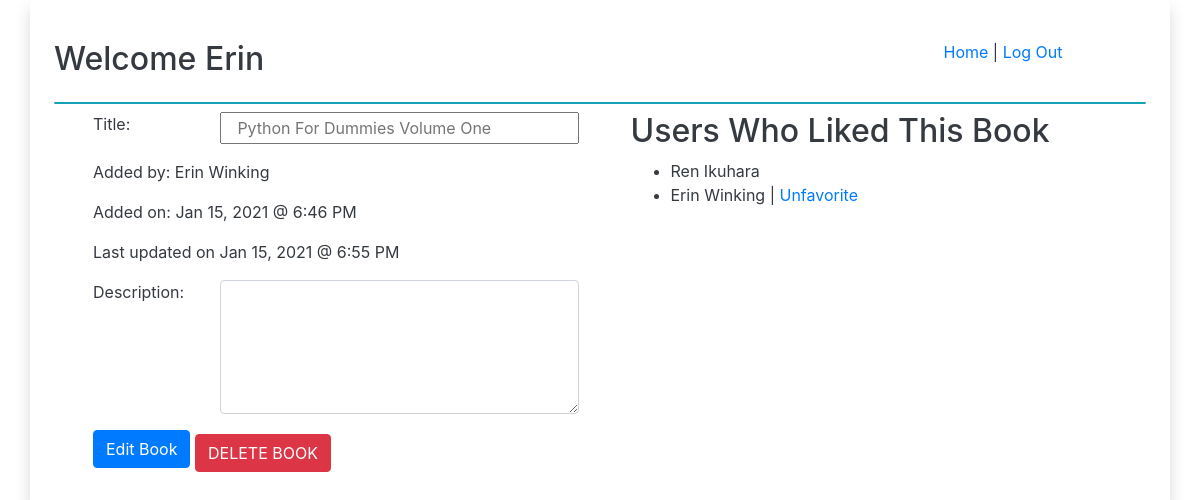
Screenshot of /book/3 (signed in) with the database file from the repository.
### Favorite_Books/models.py (models this page shows)
class Users(models.Model):
    first_name = models.CharField(max_length = 100)
    last_name = models.CharField(max_length = 100)
    email = models.EmailField()
    password = models.CharField(max_length = 255)
    created_at = models.DateTimeField(auto_now_add = True)
    updated_at = models.DateTimeField(auto_now = True)
    objects = ValidationTest()

class Books(models.Model):
    title = models.CharField(max_length = 255)
    description = models.TextField()
    created_at = models.DateTimeField(auto_now_add = True)
    updated_at = models.DateTimeField(auto_now = True)
    uploaded_by = models.ForeignKey(
        Users,
        related_name = "books_added",
        on_delete = CASCADE
    )
    users_who_fav = models.ManyToManyField(
        Users,
        related_name = "fav_books",
    )

### Favorite_Books/views.py (the view)
# urls.py: path('book/<bookid>', views.view_book, name = 'view_book'),
def view_book(request, bookid):
    this_book = Books.objects.get(id = bookid)
    this_user = Users.objects.get(id = request.session['userid'])
    context = {
            'book': this_book,
            'loggedinuser': this_user,
            'pagetitle': this_book.title
        }
    if this_book.uploaded_by.id == this_user.id:
        return render(request, 'html/edit_book_info.html', context)
    else:
        return render(request, 'html/view_book_info.html', context)

### Favorite_Books/templates/html/edit_book_info.html (shortened to what this page needs)
{% extends "html/base.html" %}
{% block content %}
<div class="row ml-3 p-2">
    <div class="col-6">
        <form action="{% url 'edit_book' book.id %}" method="POST">
            <div class="form-group row">
                <label for="editbooktitle" class="col-3 mr-2">Title: </label>
                <input type="text" name="editbooktitle" id="editbooktitle" placeholder="{{ book.title }}" class="col-8">
            </div>
            <p>Added by: {{ book.uploaded_by.first_name }} {{ book.uploaded_by.last_name }}</p>
            <p>Added on: {{ book.created_at|date:"M j, Y @ g:i A" }}</p>
            <p>Last updated on {{ book.updated_at|date:"M j, Y @ g:i A" }}</p>
            <div class="form-group row">
                <label for="editbookdesc" class="col-3 mr-2">Description: </label>
                <textarea name="editbookdesc" id="editbookdesc" rows="5" class="form-control col-8" minlength="5" placeholder="{{ book.description }}"></textarea>
            </div>
            <button type="submit" class="text-right btn btn-primary mb-2">Edit Book</button>
            <a class="btn btn-danger" href="{% url 'delete_book_confirm' book.id %}" role="button">DELETE BOOK</a>
        </form>
    </div>
    <div class="col-6">
        <h2>Users Who Liked This Book</h2>
        <ul>
            {% for userobj in book.users_who_fav.all %}
            <li>{{ userobj.first_name }} {{ userobj.last_name }}
                {% if userobj.id == loggedinuser.id %}
                | <a href="{% url 'unfavorite' book.id %}">Unfavorite</a>
                {% endif %}
            </li>
            {% endfor %}
        </ul>
    </div>
</div>
{% endblock content %}

### Favorite_Books/templates/html/base.html (shortened to what this page needs)
{% load static %}
<!DOCTYPE html>
<html lang="en">
<head>
    <link rel="stylesheet" href="https://stackpath.bootstrapcdn.com/bootstrap/4.3.1/css/bootstrap.min.css">
</head>
<body>
    <div class="p-4 container rounded-lg shadow bg-gradient-light text-dark">
        <div class="row mt-3 mb-3">
            <div class="mr-5 col-9">
                <h2>Welcome {{ loggedinuser.first_name }}</h2>
            </div>
            <div class="col-2">
                <a href="{% url 'all_books' %}">Home</a> | <a href="{% url 'logout' %}">Log Out</a>
            </div>
        </div>
        <div class="w-100 h-3 bg-dark border border-info rounded"></div>
        {% block content %}
        {% endblock content %}
    </div>
</body>
</html>

### rows the page displays
Users: first_name "Erin", last_name "Winking", shows "Unfavorite"
Books: editbooktitle "Python For Dummies Volume One", uploaded_by.first_name "Erin", uploaded_by.last_name "Winking", created_at "Jan 15, 2021 @ 6:46 PM", updated_at "Jan 15, 2021 @ 6:55 PM"
Users: first_name "Ren", last_name "Ikuhara"
